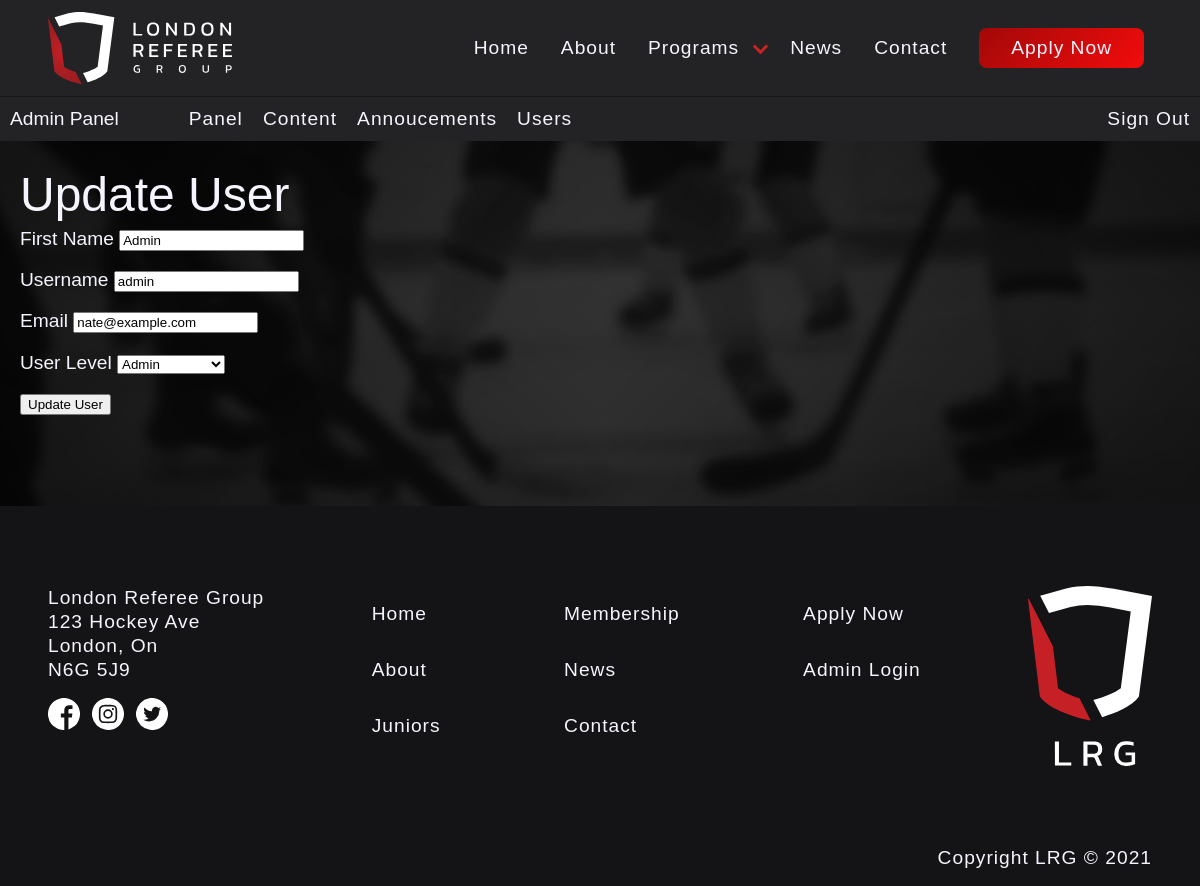
Screenshot of /admin/users/admin_updateuser.php?id=36&type=update (signed in) with the database file from the repository.
### tables this page shows
CREATE TABLE IF NOT EXISTS `tbl_user` (
  `user_id` mediumint(8) UNSIGNED NOT NULL AUTO_INCREMENT,
  `user_fname` varchar(250) NOT NULL,
  `user_name` varchar(250) NOT NULL,
  `user_pass` varchar(255) NOT NULL,
  `user_email` varchar(250) NOT NULL,
  `user_date` timestamp NOT NULL DEFAULT CURRENT_TIMESTAMP,
  `user_ip` varchar(50) NOT NULL DEFAULT 'no',
  `user_success_date` datetime NOT NULL,
  `user_attempts` int(11) NOT NULL DEFAULT '0',
  `user_total_logins` int(11) NOT NULL DEFAULT '0',
  `user_locked` tinyint(1) NOT NULL DEFAULT '0',
  `user_level` varchar(2) NOT NULL DEFAULT '0',
  PRIMARY KEY (`user_id`)
);

### admin/scripts/user.php (called while the page is built, shortened)
<?php
function getUserLevelMap()
{
    return array(
        '0'=>'Content Editor',
        '1'=>'Admin'
    );
}
function getUsersById($id)
{
    $pdo = Database::getInstance()->getConnection();
    $get_user_query = 'SELECT * FROM tbl_user';
    $get_user_query .= ' WHERE user_id = :id';
    $user_operation = $pdo->prepare($get_user_query);
    $user_operation->execute(
        array(
      ':id'=>$id,
    )
    );
    return $user_operation->fetch(PDO::FETCH_ASSOC);;
}

### admin/users/admin_updateuser.php (the view, shortened to what this page needs)
<?php
if (isset($_GET['id']) && isset($_GET['type'])) {
    $type = $_GET['type'];
    $id = $_GET['id'];
    if ($type == 'delete') {
        $message = deleteUser($id);
    } elseif ($type == 'passwordreset') {
        $message = passwordReset($id);
    } elseif ($type == 'update') {
        $user = getUsersById($id);
    } else {
        $message = 'Not a valid type';
    }
} elseif (!isset($_POST['submit'])) {
    $message = 'Not a valid item';
}
?>
<!DOCTYPE html>
<html lang="en">
<head>
  <link rel="stylesheet" href="../../css/style.css">
</head>
<body>
<header>
    <?php include_once '../../includes/nav.php' ?>
    <?php include_once '../templates/admin_header.php' ?>
  </header>
  <div class="admin-page">
  <h1>Update User</h1>
      <?php if (!empty($user)): ?>
        <form action="admin_updateuser.php" method="post">
        <label for="fname">First Name</label>
        <input type="text" id="fname" name="fname" value="<?php echo $user['user_fname']; ?>">
        <br><br>
        <label for="username">Username</label>
        <input type="text" id="username" name="username" value="<?php echo $user['user_name']; ?>">
        <br><br>
        <label for="email">Email</label>
        <input type="email" id="email" name="email" value="<?php echo $user['user_email']; ?>">
        <br><br>
        <label for="level">User Level</label>
        <select name="level" id="level">
        <?php foreach (getUserLevelMap() as $value => $title):?>
          <option value="<?php echo $value; ?>" <?php echo ($user['user_level'] == $value) ? 'selected' : '' ?>><?php echo $title; ?></option>
        <?php endforeach?>
        </select>
        <br><br>
        <button type="submit" name="submit">Update User</button>
      </form>
      <?php endif ?>
        </div>
  <?php include_once '../../includes/footer.php' ?>
</body>
</html>

### css/style.css (style rules this page uses)
html,body,div,span,applet,object,iframe,h1,h2,h3,h4,h5,h6,p,blockquote,pre,a,abbr,acronym,address,big,cite,code,del,dfn,em,img,ins,kbd,q,s,samp,small,strike,strong,sub,sup,tt,var,b,u,i,center,dl,dt,dd,ol,ul,li,fieldset,form,label,legend,table,caption,tbody,tfoot,thead,tr,th,td,article,aside,canvas,details,embed,figure,figcaption,footer,header,hgroup,menu,nav,output,ruby,section,summary,time,mark,audio,video { margin:0;padding:0;border:0;font-size:100%;font:inherit;vertical-align:baseline }
article,aside,details,figcaption,figure,footer,header,hgroup,menu,nav,section { display:block }
body { line-height:1 }
body { margin:0;padding:0;max-width:2000px;min-width:325px }
.admin-page { padding:20px;min-width:none;background-image:url("../images/ref_banner.jpg");color:#f5f5ff;min-height:calc(100vh - 29.7rem);background-position:center;background-size:cover;font-size:1.2rem;font-family:"cabin",Helvetica,Arial,sans-serif }
.admin-page h1 { margin:10px 0 10px 0;font-size:3rem;font-family:"cabin",Helvetica,Arial,sans-serif }

### rows the page displays
tbl_user: fname "Admin", username "admin", email "nate@example.com", level "Admin"
